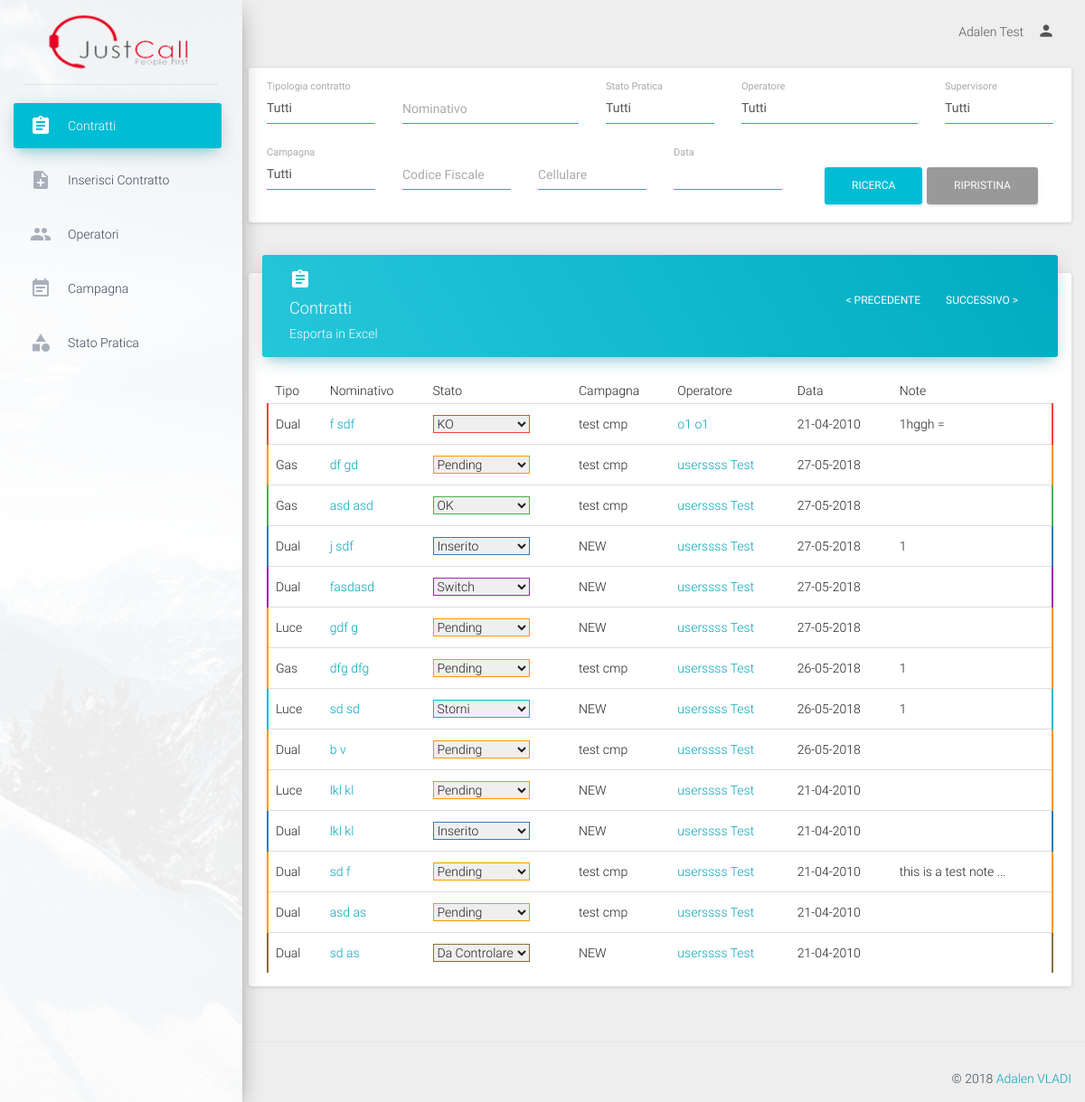
Page /admin/contracts (signed in) on the committed database.
### tables this page shows
CREATE TABLE IF NOT EXISTS `contracts` (
  `contract_id` int(11) NOT NULL AUTO_INCREMENT,
  `contract_type` enum('luce','gas','dual') NOT NULL,
  `proposal_number` varchar(50) NOT NULL,
  `date` date NOT NULL,
  `ugm_cb` enum('true','false') NOT NULL DEFAULT 'false',
  `analisi_cb` enum('true','false') NOT NULL DEFAULT 'false',
  `iniziative_cb` enum('true','false') NOT NULL DEFAULT 'false',
  `toponimo` varchar(50) NOT NULL,
  `address` text NOT NULL,
  `civico` varchar(30) NOT NULL,
  `price` varchar(50) NOT NULL,
  `location` varchar(100) NOT NULL,
  `cap` varchar(50) NOT NULL,
  `uf_cap` varchar(50) NOT NULL,
  `ddf_cap` varchar(50) NOT NULL,
  `uf_toponimo` varchar(50) NOT NULL,
  `uf_address` text NOT NULL,
  `uf_civico` varchar(30) NOT NULL,
  `uf_price` varchar(50) NOT NULL,
  `uf_location` varchar(100) NOT NULL,
  `ddf_toponimo` varchar(50) NOT NULL,
  `ddf_address` text NOT NULL,
  `ddf_civico` varchar(30) NOT NULL,
  `ddf_price` varchar(50) NOT NULL,
  `ddf_location` varchar(100) NOT NULL,
  `ubicazione_fornitura` enum('resident','non_resident') NOT NULL,
  `domicillazione_documenti_fatture` enum('residenza','ubicazione_fornitura','altro') NOT NULL,
  `listino` varchar(50) NOT NULL,
  `gas_request_type` varchar(50) NOT NULL,
  `gas_pdr` varchar(50) NOT NULL,
  `gas_fornitore_uscente` varchar(50) NOT NULL,
  `gas_consume_annuo` varchar(50) NOT NULL,
  `gas_tipo_riscaldamento` enum('true','false') NOT NULL,
  `gas_tipo_cottura_acqua` enum('true','false') NOT NULL,
  `gas_remi` varchar(50) NOT NULL,
  `gas_matricola` varchar(50) NOT NULL,
  `luce_request_type` varchar(50) NOT NULL,
  `luce_pod` varchar(50) NOT NULL,
  `luce_fornitore_uscente` varchar(50) NOT NULL,
  `luce_opzione_oraria` varchar(50) NOT NULL,
  `luce_potenza` varchar(50) NOT NULL,
  `luce_tensione` varchar(50) NOT NULL,
  `luce_consume_annuo` varchar(50) NOT NULL,
  `fature_via_email` enum('true','false') NOT NULL,
  `operator` int(11) NOT NULL COMMENT 'user id',
  `status` int(11) NOT NULL DEFAULT '1' COMMENT 'status id',
  `cancellation_reason` varchar(100) NOT NULL,
  `gender` enum('male','female') NOT NULL,
  `rag_sociale` text NOT NULL,
  `first_name` varchar(50) NOT NULL,
  `last_name` varchar(50) NOT NULL,
  `bussines_name` varchar(50) NOT NULL,
  `client_type` enum('personal','intestario','delega') NOT NULL,
  `tel_number` varchar(30) NOT NULL,
  `alt_number` varchar(30) NOT NULL,
  `cel_number` varchar(30) NOT NULL,
  `cel_number2` varchar(30) NOT NULL,
  `cel_number3` varchar(30) NOT NULL,
  `email` varchar(50) NOT NULL,
  `alt_email` varchar(50) NOT NULL,
  `birth_nation` varchar(50) NOT NULL,
  `vat_number` varchar(50) NOT NULL,
  `partita_iva` varchar(50) NOT NULL,
  `birth_date` date NOT NULL,
  `birth_municipality` varchar(50) NOT NULL,
  `delega_first_name` varchar(50) NOT NULL,
  `delega_last_name` varchar(50) NOT NULL,
  `delega_vat_number` varchar(100) NOT NULL,
  `document_type` enum('id_card','passport','patent') NOT NULL,
  `document_number` varchar(100) NOT NULL,
  `document_date` date NOT NULL,
  `document_expiry` date NOT NULL,
  `document_issue_place` varchar(50) NOT NULL,
  `iban_code` varchar(50) NOT NULL,
  `iban_accounthoder` varchar(50) NOT NULL,
  `iban_fiscal_code` varchar(50) NOT NULL,
  `payment_type` enum('postal','cc') NOT NULL,
  `note` text NOT NULL,
  `campaign` int(11) NOT NULL COMMENT 'campaign_id',
  `supervisor` int(11) NOT NULL COMMENT 'user_id',
  PRIMARY KEY (`contract_id`),
  UNIQUE KEY `contract_id_2` (`contract_id`),
  KEY `contract_id` (`contract_id`),
  KEY `contract_id_3` (`contract_id`),
  KEY `contract_id_4` (`contract_id`)
);

CREATE TABLE IF NOT EXISTS `campaigns` (
  `campaign_id` int(11) NOT NULL AUTO_INCREMENT,
  `campaign_name` varchar(50) NOT NULL,
  `campaign_description` text NOT NULL,
  PRIMARY KEY (`campaign_id`)
);

CREATE TABLE IF NOT EXISTS `users` (
  `user_id` int(11) NOT NULL AUTO_INCREMENT,
  `username` varchar(50) NOT NULL,
  `password` text NOT NULL,
  `first_name` varchar(50) NOT NULL,
  `last_name` varchar(50) NOT NULL,
  `role` enum('operator','supervisor','backoffice','admin','economist') NOT NULL DEFAULT 'operator',
  `supervisor` int(11) NOT NULL COMMENT 'user_id',
  PRIMARY KEY (`user_id`),
  KEY `user_id` (`user_id`)
);

### application/view/admin/contracts.php (the view, shortened to what the rows shown need)
<div class="content" style="margin-top: 20px">
                                    <?php
                                        $output='';
                                        foreach ($operators as $operator) {
                                            $output.='<option value="'.$operator->user_id.'" >'.$operator->first_name.' '.$operator->last_name.'</option>';
                                        }
                                    ?>
        <div class="row">
            <div class="col-md-12">
                <div class="card">
                    <div class="card-content table-responsive">
                        <table class="table table-hover">
                            <thead>
                                <th>Tipo</th>
                                <th>Nominativo</th>
                                <th>Stato</th>
                                <th>Campagna</th>
                                <th>Operatore</th>
                                <th>Data</th>
                                <th>Note</th>
                            </thead>
                            <tbody>
                                <?php
                                    $output='';
                                    foreach ($contracts as $contract) {
                                        $output.='<tr class="tdColor'.$contract->status.'">';
                                                    if ($contract->contract_type=='gas') {
                                                        $output.='<td>Gas</td>';
                                                    }elseif ($contract->contract_type=='luce') {
                                                        $output.='<td>Luce</td>';
                                                    }else {
                                                        $output.='<td>Dual</td>';
                                                    }
                                        $output.='<td><a href="viewContract/'.$contract->contract_id.'">'.$contract->first_name.' '.$contract->last_name.'</a></td>';
                                         $output.='<td><select class="ss'.$contract->contract_id.' statusColor'.$contract->status.'" onchange="editContractStatus('.$contract->contract_id.',Number(this.value))" id="status_select">';
                                                    foreach ($statuses as $key => $status) {
                                                        if ($status->status_id==$contract->status) {
                                                            $output.='<option class="oldstatus'.$contract->contract_id.'" value="'.$status->status_id.'" selected="">'.$status->status_name.'</option>';
                                                        }else{
                                                             $output.='<option value="'.$status->status_id.'">'.$status->status_name.'</option>';
                                                        }
                                                    }
                                        $output.='</select></td>';
                                                    foreach ($campaigns as $key => $campaign) {
                                                        if ($campaign->campaign_id==$contract->campaign) {
                                                            $campaign1=$campaign->campaign_name;
                                                            break;
                                                        }
                                                    }
                                        $output.='<td>'.$campaign1.'</td>';
                                                        foreach($operators as $user) {
                                                            if ($contract->operator == $user->user_id) {
                                                                $operator = $user;
                                                                break;
                                                            }
                                                        }
                                                        if (isset($operator)) {
                                                            $output.='<td><a href="viewUser/'.$operator->user_id.'">'.$operator->first_name.' '.$operator->last_name.'</td>';
                                                        } else {
                                                            $output.= '<td></td>';
                                                        }
                                        $note=(strlen($contract->note)>20)?substr($contract->note, 0,20).'...':$contract->note;
                                        $output.='<td>'.date('d-m-Y',strtotime($contract->date)).'</td>
                                                   <td title="'.$contract->note.'">'.$note.'</td>';
                                        $output.='</tr>';
                                    }
                                    echo $output;
                                 ?>
                            </tbody>
                        </table>
                    </div>
                </div>
            </div>
        </div>
    </div>

### rows in the picture
contracts: contract_type "Dual", first_name "f", last_name "sdf", date "21-04-2010", note "1hggh ="
campaigns: campaign_name "test cmp"
users: first_name "o1", last_name "o1"
contracts: contract_type "Gas", first_name "df", last_name "gd", date "27-05-2018"
users: first_name "userssss", last_name "Test"
contracts: contract_type "Gas", first_name "asd", last_name "asd", date "27-05-2018"
contracts: contract_type "Dual", first_name "j", last_name "sdf", date "27-05-2018", note "1"
campaigns: campaign_name "NEW"
contracts: contract_type "Dual", last_name "fasdasd", date "27-05-2018"
contracts: contract_type "Luce", first_name "gdf", last_name "g", date "27-05-2018"
contracts: contract_type "Gas", first_name "dfg", last_name "dfg", date "26-05-2018", note "1"
contracts: contract_type "Luce", first_name "sd", last_name "sd", date "26-05-2018", note "1"
contracts: contract_type "Dual", first_name "b", last_name "v", date "26-05-2018"
contracts: contract_type "Luce", first_name "lkl", last_name "kl", date "21-04-2010"
contracts: contract_type "Dual", first_name "lkl", last_name "kl", date "21-04-2010"
contracts: contract_type "Dual", first_name "sd", last_name "f", date "21-04-2010", note "this is a test note ..."
contracts: contract_type "Dual", first_name "asd", last_name "as", date "21-04-2010"
contracts: contract_type "Dual", first_name "sd", last_name "as", date "21-04-2010"

### other values in the picture
$_SESSION['full_name'] "Adalen Test"
form field value "KO"
form field value "Pending"
form field value "OK"
form field value "Inserito"
form field value "Switch"
form field value "Storni"
form field value "Da Controlare"
